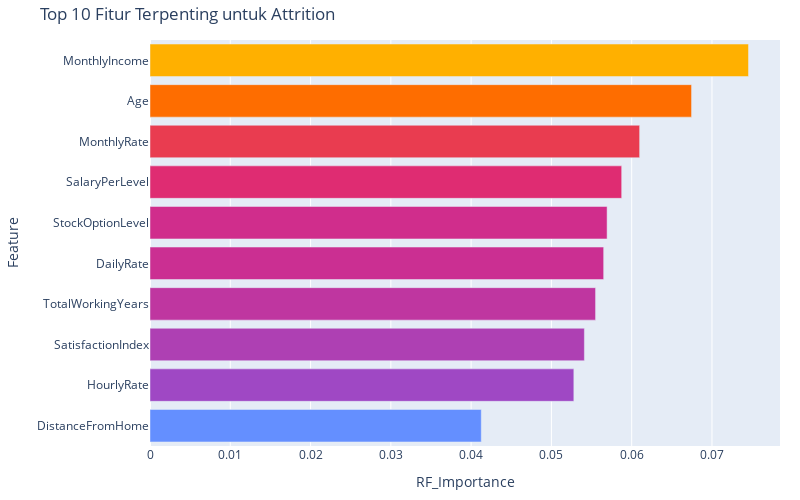

The cell this chart's notebook holds for it:
### Code cell
# 5. Feature Selection
print_header("FEATURE SELECTION")

# Persiapkan data
X_all = df[all_features]
y = df['Attrition']

# Standarisasi semua fitur
print("\nStandardisasi data...")
robust_scaler = RobustScaler()  # Robust terhadap outlier
X_scaled = robust_scaler.fit_transform(X_all)
X_scaled_df = pd.DataFrame(X_scaled, columns=all_features)

# Random Forest Importance
print("\nMencari feature importance dengan Random Forest...")
rf = RandomForestClassifier(n_estimators=100, random_state=42, class_weight='balanced')
rf.fit(X_scaled, y)

rf_importance = pd.DataFrame({
    'Feature': all_features,
    'RF_Importance': rf.feature_importances_
}).sort_values(by='RF_Importance', ascending=False)

print(rf_importance.head(10))

# Visualization of feature importance with Plotly
fig = px.bar(
    rf_importance.head(10),
    x='RF_Importance',
    y='Feature',
    orientation='h',
    title='Top 10 Fitur Terpenting untuk Attrition',
    color='RF_Importance',
    color_continuous_scale=['#648FFF', '#785EF0', '#DC267F', '#FE6100', '#FFB000']  # Colorblind friendly scale
)
fig.update_layout(
    yaxis={'categoryorder': 'total ascending'},
    coloraxis_showscale=False,
    margin=dict(l=20, r=20, t=40, b=20),
    font=dict(size=12),
    height=500,
    width=800
)

# Tampilkan dan simpan visualisasi feature importance
display_and_save_figure(fig, "feature_importance_colorblind.png")

# Pilih top 10 fitur
top_features = rf_importance.head(10)['Feature'].tolist()
print(f"\nMenggunakan 10 fitur terbaik untuk clustering: {top_features}")

### Figure 1 — Plotly figure (JSON) as saved in the notebook; plotly's stock layout.template omitted (floating-point values rounded to 4 significant figures)
{"data": [{"hovertemplate": "RF_Importance=%{marker.color}<br>Feature=%{y}<extra></extra>", "legendgroup": "", "marker": {"color": [0.07455, 0.06746, 0.06099, 0.05875, 0.05694, 0.05651, 0.0555, 0.05411, 0.05279, 0.04126], "coloraxis": "coloraxis", "pattern": {"shape": ""}}, "name": "", "orientation": "h", "showlegend": false, "textposition": "auto", "type": "bar", "x": [0.07455, 0.06746, 0.06099, 0.05875, 0.05694, 0.05651, 0.0555, 0.05411, 0.05279, 0.04126], "xaxis": "x", "y": ["MonthlyIncome", "Age", "MonthlyRate", "SalaryPerLevel", "StockOptionLevel", "DailyRate", "TotalWorkingYears", "SatisfactionIndex", "HourlyRate", "DistanceFromHome"], "yaxis": "y"}], "layout": {"barmode": "relative", "coloraxis": {"colorbar": {"title": {"text": "RF_Importance"}}, "colorscale": [[0, "#648FFF"], [0.25, "#785EF0"], [0.5, "#DC267F"], [0.75, "#FE6100"], [1, "#FFB000"]], "showscale": false}, "font": {"size": 12}, "height": 500, "legend": {"tracegroupgap": 0}, "margin": {"b": 20, "l": 20, "r": 20, "t": 40}, "title": {"text": "Top 10 Fitur Terpenting untuk Attrition"}, "width": 800, "xaxis": {"anchor": "y", "domain": [0, 1], "title": {"text": "RF_Importance"}}, "yaxis": {"anchor": "x", "categoryorder": "total ascending", "domain": [0, 1], "title": {"text": "Feature"}}}}
